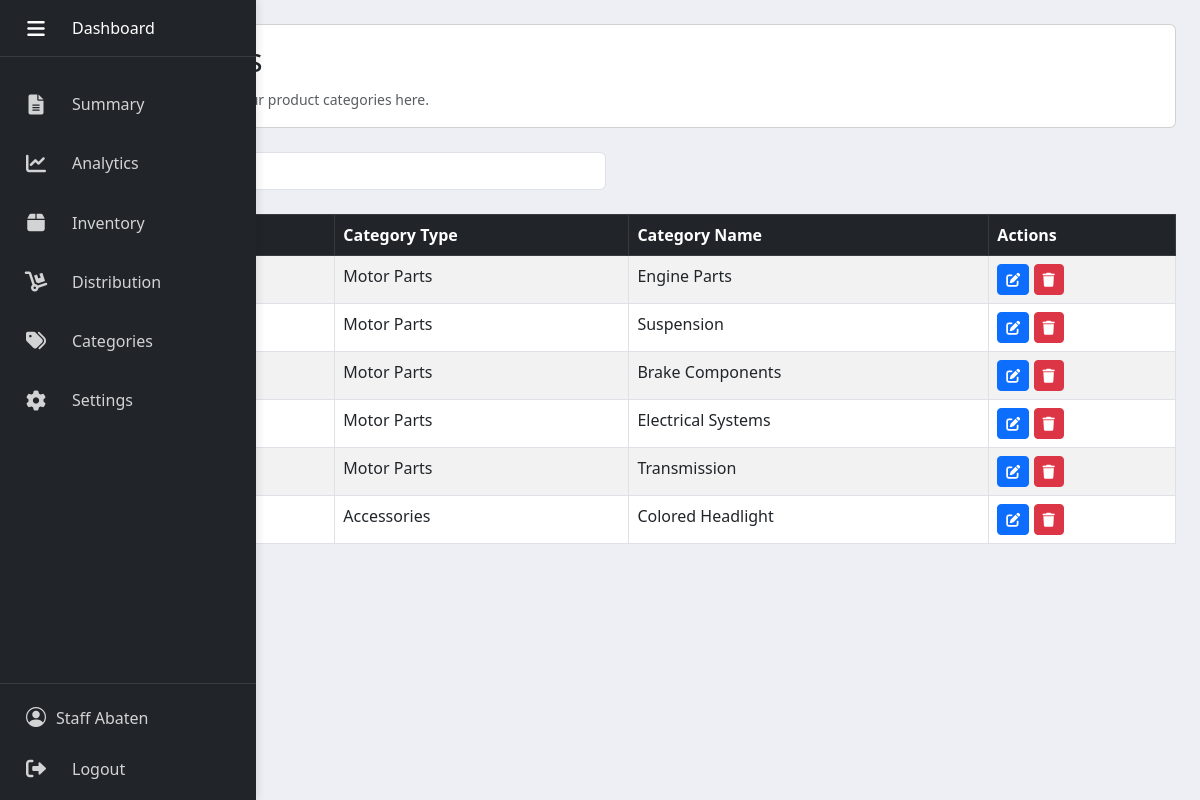
Page /dashboard.php?section=categories (signed in) on the committed database.
### tables this page shows
CREATE TABLE `category` (
  `Category_ID` int(11) NOT NULL,
  `Category_Type` varchar(115) NOT NULL,
  `Category_Name` varchar(255) NOT NULL
);

### classes/function.php (called while the page is built, shortened)
<?php
function dbconnection(){
    try {
        $dbconnection = new PDO('mysql:dbname=3motorinv; host=localhost; charset=utf8mb4', 'root', '');
        $dbconnection->setAttribute(PDO::ATTR_EMULATE_PREPARES, false);
        $dbconnection->setAttribute(PDO::ATTR_ERRMODE, PDO::ERRMODE_EXCEPTION);
        return $dbconnection;
    } catch (PDOException $e) {
        die("Connection failed: " . $e->getMessage());
    }
}
function categoryView() {
    $dbconnection = dbconnection();
    try {
        $statement = $dbconnection->prepare("SELECT * FROM category ORDER BY Category_ID ASC");
        $statement->execute();
        return $statement;
    } catch (Exception $e) {
        return false;
    }
}
?>

### modules/categories.php (the view, shortened to what this page needs)
<div class="row">
    <div class="col-12 mb-4">
        <div class="card">
            <div class="card-body">
                <h2>Categories</h2>
                <small class="text-muted">Define and manage your product categories here.</small>
            </div>
        </div>
    </div>
    <div class="row mb-4">
        <div class="col-md-6">
            <input type="text" class="form-control" id="categorySearch" placeholder="Search categories...">
        </div>
    </div>
    <div class="table-responsive">
        <table class="table table-striped table-bordered">
            <thead class="table-dark">
                <tr>
                    <th>Category ID</th>
                    <th>Category Type</th>
                    <th>Category Name</th>
                    <th>Actions</th>
                </tr>
            </thead>
            <tbody>
                <?php
                    $categories = categoryView();
                    foreach ($categories as $category) {
                ?>
                <tr>
                    <td><?= htmlspecialchars($category['Category_ID']); ?></td>
                    <td><?= htmlspecialchars($category['Category_Type']); ?></td>
                    <td><?= htmlspecialchars($category['Category_Name']); ?></td>
                    <td>
                        <button class="btn btn-sm btn-primary" data-bs-toggle="modal" data-bs-target="#updateCategoryModal<?= $category['Category_ID']; ?>">
                        <i class="fas fa-edit"></i>
                        </button>
                        <button class="btn btn-sm btn-danger" data-bs-toggle="modal" data-bs-target="#deleteCategoryModal" data-category-id="<?= $category['Category_ID']; ?>">
                            <i class="fas fa-trash"></i>
                        </button>
                    </td>
                </tr>
                <?php } ?>
            </tbody>
        </table>
    </div>
</div>

### assets/css/main.css (style rules this page uses)
body { background-color: rgb(238, 239, 244); }

### rows in the picture
category: Category_Type "Motor Parts", Category_Name "Engine Parts"
category: Category_Type "Motor Parts", Category_Name "Suspension"
category: Category_Type "Motor Parts", Category_Name "Brake Components"
category: Category_Type "Motor Parts", Category_Name "Electrical Systems"
category: Category_Type "Motor Parts", Category_Name "Transmission"
category: Category_Type "Accessories", Category_Name "Colored Headlight"

### other values in the picture
$_SESSION['Role'] "Staff"
$_SESSION['FName'] "Abaten"
